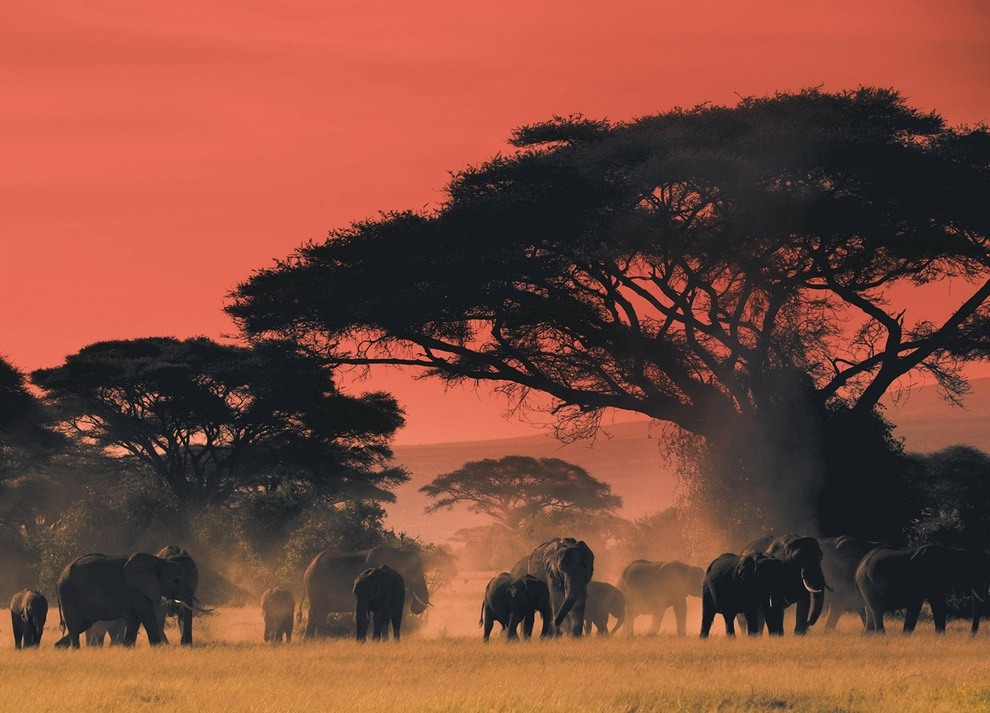
#> input picture exercises/elephants.jpg, 990 x 713 px, shrunk from 2880 x 2073 before the run
$ jupyter execute statistics1_empty.ipynb   (shell and % lines are left out)   (Python 2 division)
#> lines starting #> are read from the running program, lines starting #| are printed output that depends on the picture
# Statistics

## 1st a bit more about images

## Reducing the dimensionality of data with Singular Value Decomposition
Multi-dimensional data is difficult to visualize and understand. There are a number of techniques to reduce the dimensionality of data.  SVD is able to approximate a list of "k" vectors into "m" vectors.
To demonstrate, we will take the SVD of an Image, based on this example:
http://www.frankcleary.com/svdimage/

For more details, a nice description of SVD can be found here:
http://www.frankcleary.com/svd/

[cell 1]
# Some libraries we will use
import numpy
np = numpy
import matplotlib.pyplot as plt
import cv2   ## Opencv

[cell 2]
# Load an image and display it
# image taken from here
# https://www.reddit.com/r/AnimalPorn/comments/1l6vu4/elephants_at_the_end_of_the_day_on_the_plains_of/

myimage = cv2.imread('elephants.jpg')
#> myimage is the input picture: shape (713, 990, 3); mean B, G, R 59.6, 75.1, 128.7
blue,green,red = cv2.split(myimage)
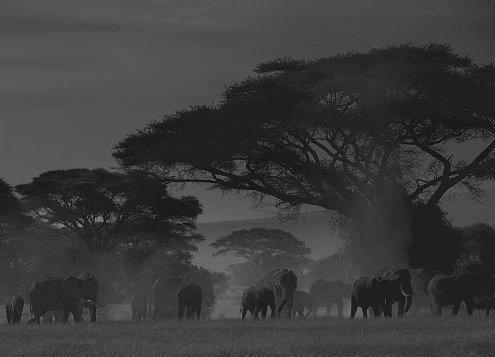
#> blue: shape (713, 990) (shown at 1/2 size); min 0, max 200, mean 59.6
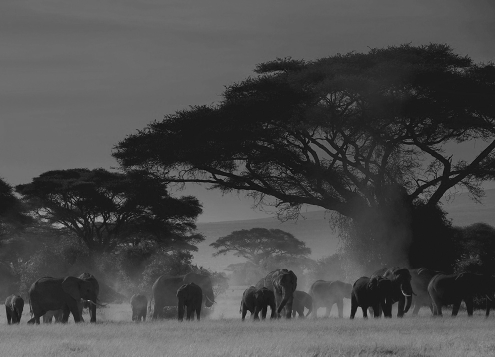
#> green: shape (713, 990) (shown at 1/2 size); min 0, max 223, mean 75.1
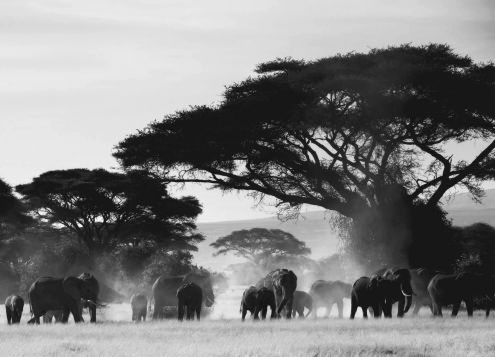
#> red: shape (713, 990) (shown at 1/2 size); min 9, max 254, mean 128.7
rgb_image = cv2.merge([red,green,blue])

plt.figure(figsize=(15,10))
plt.imshow(rgb_image)

[cell 3]
# convert to grey scale
#   greyscale is weighted, e.g.:   Y = 0.2125 R + 0.7154 G + 0.0721 B
grey_image = cv2.cvtColor(rgb_image,cv2.COLOR_RGB2GRAY)
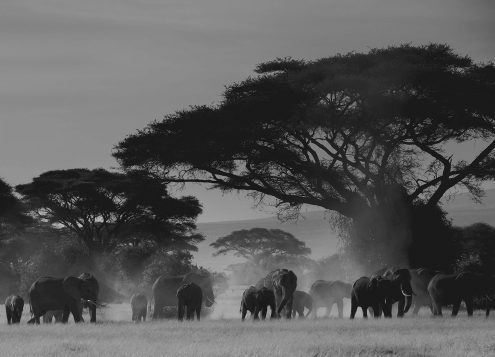
#> grey_image: shape (713, 990) (shown at 1/2 size); min 4, max 225, mean 89.4
grey_image.shape

plt.figure(figsize=(15,10))
plt.imshow(grey_image, cmap='gray')

[cell 4]
U, sigma, V = np.linalg.svd(grey_image)
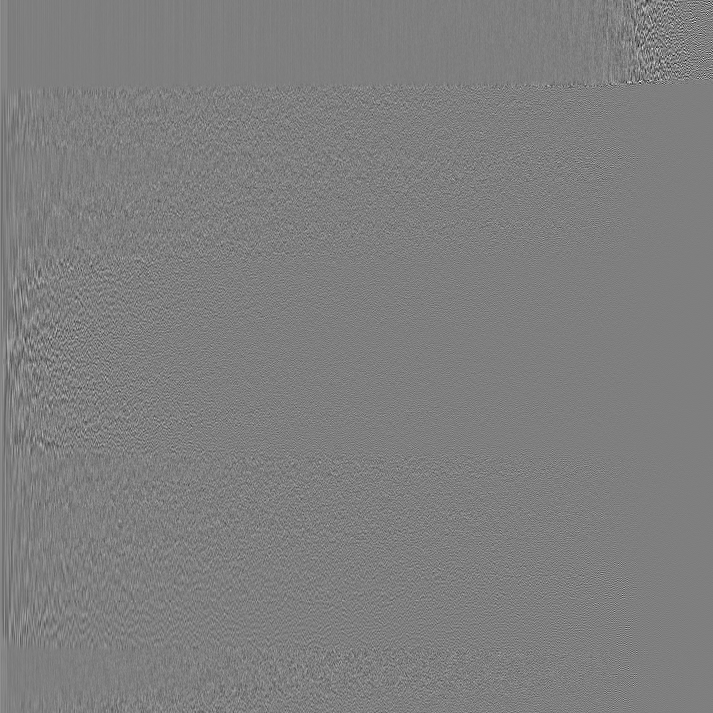
#> U: shape (713, 713) float64; min -0.422, max 0.424, mean 2.7e-05; drawn with min black and max white
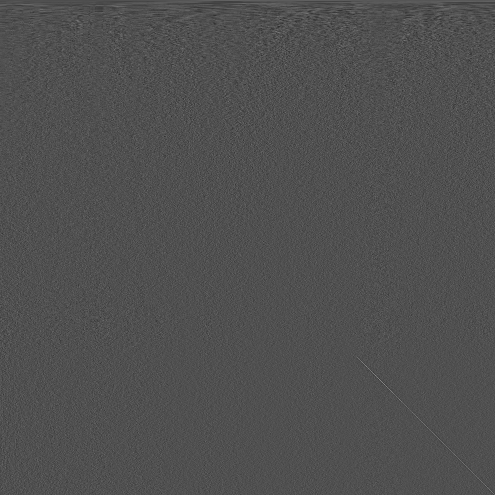
#> V: shape (990, 990) float64 (shown at 1/2 size); min -0.2, max 0.434, mean 4.06e-05; drawn with min black and max white
#> sigma = 713 values, max 79244.2 at index 0, min 3.07 at index 712, mean 499.1
print U.shape, sigma.shape, V.shape
#| (713, 713) (713,) (990, 990)

[cell 5]
def plotisvd(i):
    """ reconstruct the image matrix using the 1st i columns of 'U' and the 1st i rows of 'V'.
    """
#> called with i = 1
    reconstimg = np.matrix(U[:, :i]) * np.diag(sigma[:i]) * np.matrix(V[:i, :])
    plt.imshow(reconstimg, cmap='gray');
    title = "m = %s" % i
    plt.title(title)
    plt.show()

[cell 6]
plotisvd(1)

[cell 7]
# More detail emerges if more information is used
for i in xrange(2, 6):
    plotisvd(i)

Above is the singular vector with the highest singular value, SV_1.  Each row is this vector with a different brightness set by a scale factor, c_i.

Row_i = c_i * SV_1

The original 2073x2880 matrix has been reduced to a 1x2880 matrix.

For the n=2 case, each row is a combination of 2 vectors:

Row_i = c_i * SV_1 + d_i * SV_2

where c_i and d_i is a "scale factor" for each row and so forth with n=3, n=4, etc.

[cell 8]
# More detail emerges if more information is used
for i in xrange(10, 51,10):
    plotisvd(i)
#> this loop made 5 passes
#> pass 1, in plotisvd (call 6), `reconstimg = np.matrix(U[:, :i]) * np.diag(sigma[:i]) * np.matrix(V[:i..`:
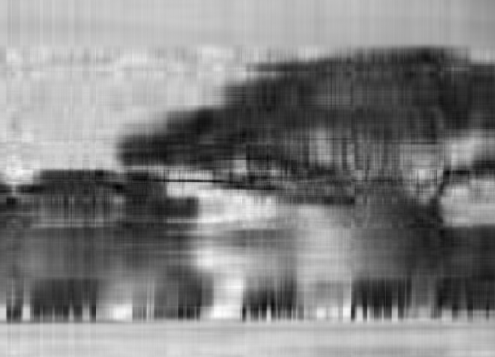
#> reconstimg: shape (713, 990) float64 (shown at 1/2 size); min -5.56, max 181.3, mean 89.4; drawn with min black and max white

At this resolution, n=50 is a very good approximation to the original image.  This represents a compression factor of approximately 40.

#  Statistics in python -- a few basics

Python and R both have excellent libraries for statistics.  This exercise will be presented in python.  Tutorials in R can be found here:
http://www.r-tutor.com/elementary-statistics

## Correlations in data

A common techinique used in data science (and science in general) is to look for correlations between different properties. It is often stated that *"correlation does not imply causation"*, so one should be careful about drawing conclusions without understanding the data.

Still, it seems to be generally true in science that *correlations lead to publications, though not necessarily good ones*.

**"Correlation is not causation but it sure is a hint."** -Edward Tufte

## Pearson correlation coefficient

The Pearson correlation coefficient ("Pearson product-moment correlation coefficient" or "Pearson's r" or "r") is used in many data science areas (e.g. biology, finance).  It quantifies the degree of correlation between 2 variables.  More specifically, it measures how well a straight line will fit 2 variables.

Pearson correlation coefficient(x,y):

pcc(x,y)= sum [(x-E_x)(y-E_y)] / sqrt(sum[(x-E_x)^2] sqrt(sum[(y-E_y)^2])

Note: Covariance(x,y) = 1/n sum [(x-x_mean)(y-y_mean)]

i.e. : Covariance(x,y) / (standard_deviation_x standard_deviation_y).

See e.g.:
   https://en.wikipedia.org/wiki/Pearson_product-moment_correlation_coefficient

You can read about other measures of correlation:  https://en.wikipedia.org/wiki/Correlation_coefficient

[cell 9]
# Some libraries we will use
#import numpy as np
import numpy
np = numpy
from scipy.stats import pearsonr
import matplotlib.pyplot as plt

[cell 10]
#  Pearson correlation coefficient ranges between 1 and -1 (anti-correlated)
x = np.arange(0.,100.,5.)
y = x
#print x,y
plt.scatter(x,y)

plt.xlabel('x')
plt.ylabel('y')
plt.title('y=x')
#plt.grid(True)
plt.show()
pcc, pvalue = pearsonr(x,y)
print 'pcc, pvalue = ', pcc, pvalue
# pvalue : 0.05 means that there's a 95% chance that there is a real effect or similarly, that there's a 5% chance of just
# seeing a random effect

[cell 11]
x = np.arange(0.,100.,5.)
y = x**2
#print x,y
plt.scatter(x,y)

plt.xlabel('x')
plt.ylabel('y')
plt.title('y=x**2')
#plt.grid(True)
plt.show()
pcc, pvalue = pearsonr(x,y)
print 'pcc, pvalue = ', pcc, pvalue

[cell 12]
##  Pearson's correlation coefficien near -1 means anti-correlation
x = np.arange(0.,100.,5.)
y = -x
#print x,y
plt.scatter(x,y)

plt.xlabel('x')
plt.ylabel('y')
plt.title('y=-x, anti-correlated')
#plt.grid(True)
plt.show()
pcc, pvalue = pearsonr(x,y)
print 'pcc, pvalue = ', pcc, pvalue

[cell 13]
##  Pearson's correlation coefficien near 0 means no correlation
x = np.random.uniform(0.,100.,size=100)
y = np.random.uniform(0.,100.,size=100)
#print x,y
plt.scatter(x,y)

print "x mean: ",x.mean(),"   y mean:", y.mean()
print "x median: ",np.median(x),"   y median:", np.median(y)
print "x standard deviation: ",x.std(),"   y standard deviation:", y.std()
print 'pcc, pvalue = ', pcc, pvalue


plt.xlabel('x')
plt.ylabel('y')
plt.title('random numbers')
#plt.grid(True)
plt.show()
pcc, pvalue = pearsonr(x,y)

[cell 14]
npoints = 100
x = np.arange(0.,100.,100./npoints)
mu = 0.
sigma = 20.0
yscatter = np.random.normal(mu, sigma, npoints)
y = x + yscatter   ## Gaussian scatter
plt.scatter(x,y)

plt.xlabel('x')
plt.ylabel('y')
plt.title('y=x + scatter')
#plt.grid(True)
plt.show()
pcc, pvalue = pearsonr(x,y)
print 'pcc, pvalue = ', pcc, pvalue

## Excercise to do :   Try a few different values for the scatter and y-x relation to see how the correlation coefficient changes

[cell 15]
npoints = 100
x = np.arange(0.,100.,100./npoints)
mu = 0.
sigma = 20.0
yscatter = np.random.normal(mu, sigma, npoints)
y = x*yscatter   ## Gaussian scatter
plt.scatter(x,y)

plt.xlabel('x')
plt.ylabel('y')
plt.title('y=x + scatter')
#plt.grid(True)
plt.show()
pcc, pvalue = pearsonr(x,y)
print 'pcc, pvalue = ', pcc, pvalue

## Anscombe's quartet
Pearson's correlation only can be misleading. These 4 plots all have identical Pcc values, but look very different (Frank Anscombe, statistician).

[cell 16]
x =  numpy.array([10, 8, 13, 9, 11, 14, 6, 4, 12, 7, 5])
y1 = numpy.array([8.04, 6.95, 7.58, 8.81, 8.33, 9.96, 7.24, 4.26, 10.84, 4.82, 5.68])
y2 = numpy.array([9.14, 8.14, 8.74, 8.77, 9.26, 8.10, 6.13, 3.10, 9.13, 7.26, 4.74])
y3 = numpy.array([7.46, 6.77, 12.74, 7.11, 7.81, 8.84, 6.08, 5.39, 8.15, 6.42, 5.73])
x4 = numpy.array([8,8,8,8,8,8,8,19,8,8,8])
y4 = numpy.array([6.58,5.76,7.71,8.84,8.47,7.04,5.25,12.50,5.56,7.91,6.89])

[cell 17]
##plt.plot(x, y1, 'ks', marker='o', color='blue')
plt.scatter(x,y1)
plt.title(u"Anscombe quartet dataset 1")
##plt.margins(0.1)

pearsonr(x, y1)

[cell 18]
plt.scatter(x,y2)
plt.title(u"Anscombe quarter dataset 2")

pearsonr(x, y2)

[cell 19]
plt.scatter(x, y3)
plt.title(u"Anscombe quartet dataset 3")

pearsonr(x, y3)

[cell 20]
## As a "rule of thumb", 1 data point is not enough indicate a correlation.
##  Moreover, the "last" or "first" data point in an experiment is often "bad".

plt.scatter(x4, y4)
plt.title(u"Anscombe quartet data set 4")

pearsonr(x4, y4)

# Note that a p-value of 0.05 is often asserted to be a "result"

## Fitting data

[cell 21]
npoints = 100
x = np.arange(0.,100.,100./npoints)
mu = 0.
sigma = 20.0
yscatter = np.random.normal(mu, sigma, npoints)
y = x + yscatter   ## Gaussian scatter
plt.scatter(x,y)

plt.xlabel('x')
plt.ylabel('y')
plt.title('y=x + scatter')

#plt.grid(True)
plt.show()
pcc, pvalue = pearsonr(x,y)
print 'pcc, pvalue = ', pcc, pvalue

[cell 22]
# Fit a line to some data using least squares minimization

from scipy.optimize import leastsq

xdata = x
ydata = y

def yfit_linear(x, a):
    return a[0] + a[1] * x

def yfit_quadratic(x,a):
    return a[0] + a[1] * x + a[2] * x**2

def funcdiff_linear(a, xdata, ydata):
    return yfit_linear(xdata, a) - ydata

def funcdiff_quadratic(a, xdata, ydata):
    return yfit_quadratic(xdata, a) - ydata

[cell 23]
a_init = numpy.array([0.,0.,0.])
result = leastsq(funcdiff_linear, a_init, args=(xdata,ydata))
result

[cell 24]
yfit = yfit_linear(xdata,result[0])

plt.plot(xdata,yfit, label='linear fit')
plt.scatter(xdata,ydata)

plt.xlabel('x')
plt.ylabel('y')
plt.title('y=x + scatter')
plt.legend(loc='lower right')
plt.show()

## Exercise to do:  Make and plot a quadratic fit to the same data

[cell 25]
a_init = numpy.array([0.,0.,0.])
result = leastsq(funcdiff_quadratic, a_init, args=(xdata,ydata))

yfit = yfit_quadratic(xdata,result[0])

plt.plot(xdata,yfit, label='quadratic fit')
plt.scatter(xdata,ydata)


plt.xlabel('x')
plt.ylabel('y')
plt.title('y=x + scatter')
plt.legend(loc='lower right')

plt.show()
result

[cell 26]
# Now reverse the linear fit, and fit x vs y rather than y vs x
#  Is the result the same

a_init = numpy.array([0.,0.,0.])
result = leastsq(funcdiff_linear, a_init, args=(ydata,xdata))
result

[cell 27]
yfit = yfit_linear(xdata,result[0])

xfit_rev = yfit_linear(ydata,result[0])
plt.plot(xfit_rev, ydata, label='x vs y fit fit')

plt.plot(xdata,yfit, label='y vs x fit')
plt.scatter(xdata,ydata)

plt.xlabel('x')
plt.ylabel('y')
plt.title('y=x + scatter')
plt.legend(loc='lower right')
plt.show()

[cell 28]
# Which fit is better?  Why?
#The x vs y fit minizes the distance in the y-direction, which is where we added the random scatter that we want to fit away

## Similar exercise with logarithmic data -- Nature likes power laws.

[cell 29]
# Fit a line to some data using least squares minimization

# Defining a simple power law function with scatter
npoints = 40
logxmin = -1.5
logxmax = 1.5
slope = 1.5
logx = np.arange(logxmin,logxmax,(logxmax-logxmin)/npoints)
mu = 0.
logsigma = 0.4
logyscatter = np.random.normal(mu, logsigma, npoints)
logy = slope * logx + logyscatter   ## Gaussian scatter
plt.scatter(logx,logy)

plt.xlabel('log x')
plt.ylabel('log y')
plt.title('y=x + logarithmic scatter')

plt.grid(True)
plt.show()
pcc, pvalue = pearsonr(logx,logy)
print 'pcc, pvalue = ', pcc, pvalue
# logx, logy, logyscatter

[cell 30]
from scipy.optimize import leastsq

xdata = logx
ydata = logy

def yfit_linear(x, a):
    return a[0] + a[1] * x

def yfit_quadratic(x,a):
    return a[0] + a[1] * x + a[2] * x**2

def funcdiff_linear(a, xdata, ydata):
    return yfit_linear(xdata, a) - ydata

def funcdiff_quadratic(a, xdata, ydata):
    return yfit_quadratic(xdata, a) - ydata

[cell 31]
a_init = numpy.array([0.,0.,0.])
result = leastsq(funcdiff_linear, a_init, args=(xdata,ydata))
print(type(result))
print(result)

[cell 32]
yfit = yfit_linear(xdata,result[0])

plt.plot(xdata,yfit, label='power law fit')
plt.scatter(xdata,ydata)

plt.xlabel('log x')
plt.ylabel('log y')
plt.title('Power law data with scatter')
plt.legend(loc='lower right')
plt.show()

[cell 33]
# Now reverse the linear fit, and fit x vs y rather than y vs x
#  Is the result the same

a_init = numpy.array([0.,0.,0.])
result = leastsq(funcdiff_linear, a_init, args=(xdata,ydata))
print(result)

yfit = yfit_linear(xdata,result[0])  # y vs x fit
plt.plot(xdata,yfit, label='y vs x fit')

result = leastsq(funcdiff_linear, a_init, args=(ydata,xdata))
xfit_rev = yfit_linear(ydata,result[0])  # x vs y fit
plt.plot(xfit_rev, ydata, label='x vs y fit')
print(result)

plt.scatter(xdata,ydata)

plt.xlabel('x')
plt.ylabel('y')
plt.title('y=x + scatter')
plt.legend(loc='lower right')
plt.show()

## Kolmogorov-Smirnov Test
A statistical comparison between two samples.  It measures a probability that two samples belong to the same parent distirubition.
https://en.wikipedia.org/wiki/Kolmogorov%E2%80%93Smirnov_test

Other tests.  Anderson-Darling -- a refinement of the K-S test.

Reduced Chi-squared to test a fit to data.

[cell 34]
# create 2 samples.
xran1 = np.random.uniform(0.,100.,size=100)
yran1 = np.random.uniform(0.,100.,size=100)

xran2 = np.random.uniform(0.,100.,size=100)
yran2 = np.random.uniform(0.,100.,size=100)

[cell 35]
from scipy.stats import ks_2samp

[cell 36]
ks_2samp(xran1,yran1)

[cell 37]
ks_2samp(xran2,yran2)

[cell 38]
ks_2samp(xran2,yran1)

[cell 39]
# Defining a simple power law function with scatter
npoints = 40
logxmin = -1.5
logxmax = 2.5
slope = 1.5
logx = np.arange(logxmin,logxmax,(logxmax-logxmin)/npoints)
mu = 0.
logsigma = 0.4
logyscatter = np.random.normal(mu, logsigma, npoints)
logy = slope * logx + logyscatter   ## Gaussian scatter

#  2nd function with smaller scatter
logsigma = 0.4
slope = 1.9
logyscatter = np.random.normal(mu, logsigma, npoints)
logy2 = slope * logx + logyscatter  ## Gaussian scatter

ks_2samp(logy, logy2)

[cell 40]
plt.scatter(logx,logy,color="black")
plt.scatter(logx,logy2,color="red")
plt.xlabel('log x')
plt.ylabel('log y')
plt.title('y=x + logarithmic scatter')
plt.show()

## reduced chi-squared test-- a standard way of testing the quality of a fit for data points with uncertainties

[cell 41]
# Defining a simple power law function with scatter and ERRORS
npoints = 40
logxmin = -1.5
logxmax = 1.5
slope = 1.5
logxdata = np.arange(logxmin,logxmax,(logxmax-logxmin)/npoints)
mu = 0.
logsigma = 0.4
logerror = .4
np.random.seed(42)

logyscatter = np.random.normal(mu, logsigma, npoints)
logydata = slope * logxdata + logyscatter  ## Gaussian scatter
logyerror = logydata * 0. + logerror

plt.scatter(logxdata,logydata)
#plt.plot(logx,logy)
plt.errorbar(logxdata,logydata,yerr=logerror,fmt='None')

plt.xlabel('log x')
plt.ylabel('log y')
plt.title('y=x + logarithmic scatter')

plt.grid(True)
plt.show()

[cell 42]
def reduced_chi_squared(ymodel, ydata, yerrors, number_fit_params):
    rchisq = np.sum((ydata - ymodel)**2 / yerrors**2)
    n_degrees_of_freedom = len(ydata) - number_fit_params -1
    return rchisq / float(n_degrees_of_freedom)

[cell 43]
a_init = numpy.array([0.,0.,0.])
result = leastsq(funcdiff_linear, a_init, args=(logxdata,logydata))
print(type(result))
print(result)
yfit = yfit_linear(logxdata,result[0])
plt.plot(logxdata,yfit, label='y vs x fit')

plt.scatter(logxdata,logydata)
#plt.plot(logx,logy)
plt.errorbar(logxdata,logydata,yerr=logerror,fmt='None')

plt.xlabel('log x')
plt.ylabel('log y')
plt.title('y=x + logarithmic scatter')
plt.grid(True)
plt.show()

rchisq = reduced_chi_squared(yfit, logydata, logyerror, 2)
print "reduced chi squared is ", rchisq

[cell 44]
from scipy.stats import chisqprob

def chisquareprob(chisqvalue, ydata, number_fit_params):
    n_degrees_of_freedom = len(ydata) - number_fit_params -1
    return chisqprob(chisqvalue * n_degrees_of_freedom, n_degrees_of_freedom)

[cell 45]
print("Probably of null hypothesis is ", chisquareprob(rchisq, ydata, 2))
#> (the call stopped at in chisquareprob, `return chisqprob(chisqvalue * n_degrees_of_freedom, n_degrees_of_freed..`: scipy is not available in this run)

##  Real Data.  Bird characteristics and distances travelled during migration.

http://datadryad.org/resource/doi:10.5061/dryad.5q034

[cell 46]
import pandas as pd
df = pd.read_csv('bird_data_vincze_etal_2015.csv', sep=',')
#> (reads exercises/bird_data_vincze_etal_2015.csv from the repository)
#df.values
df

[cell 47]
plt.scatter(df['Body mass'], df['Migration distance'])
plt.ylabel('Migration Distance (km)')
plt.xlabel('Body Mass (g)')
plt.title('Bird Migration')
plt.show()

# Exercise to do:
Find what correlates best with what.  Try to fit a relation.

[cell 48]
def plotly(xstring, ystring, func, funcdiff, log=False):
#> called with xstring = 'Body mass', ystring = 'Brain mass', log = True
    xdata = df[xstring]
    ydata = df[ystring]
    a_init = np.zeros(3)
    pcc, pvalue = pearsonr(xdata, ydata)
    print('Pcc: {}, P-Value: {}'.format(pcc, pvalue))

    if log == True:
        xdata = np.log(xdata)
        ydata = np.log(ydata)

    plt.scatter(xdata, ydata)
    plt.xlabel(xstring)
    plt.ylabel(ystring)
    result = leastsq(funcdiff, a_init, args=(xdata, ydata))
    yfit = func(xdata, result[0])
    plt.plot(xdata, yfit, color='orange', label='Fit')
    plt.grid(True)
    plt.legend()
    plt.show()

[cell 49]
plotly('Body mass', 'Brain mass', func=yfit_linear, funcdiff=funcdiff_linear, log=True)

[cell 50]
plotly('Brain mass', 'Size of telencephalon', func=yfit_linear, funcdiff=funcdiff_linear, log=True)

[cell 51]
plotly('Brain mass', 'Size of cerebellum', func=yfit_linear, funcdiff=funcdiff_linear, log=True)

[cell 52]
plotly('Size of cerebellum', 'Size of telencephalon', func=yfit_linear, funcdiff=funcdiff_linear, log=True)
#> call 4 of plotly, with xstring = 'Size of cerebellum', ystring = 'Size of telencephalon', log = True
#> in plotly (call 4), `plt.show()`:
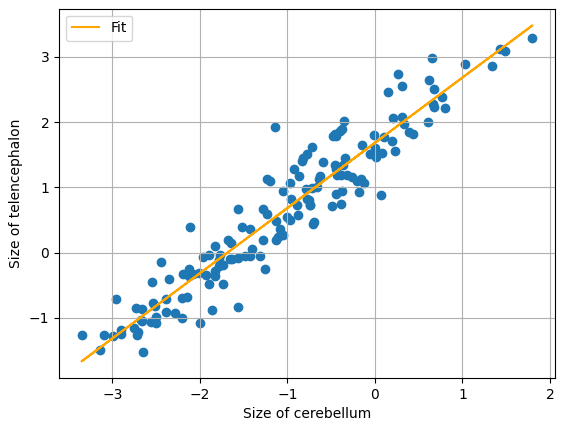
#> figure drawn by matplotlib, 1 panel
